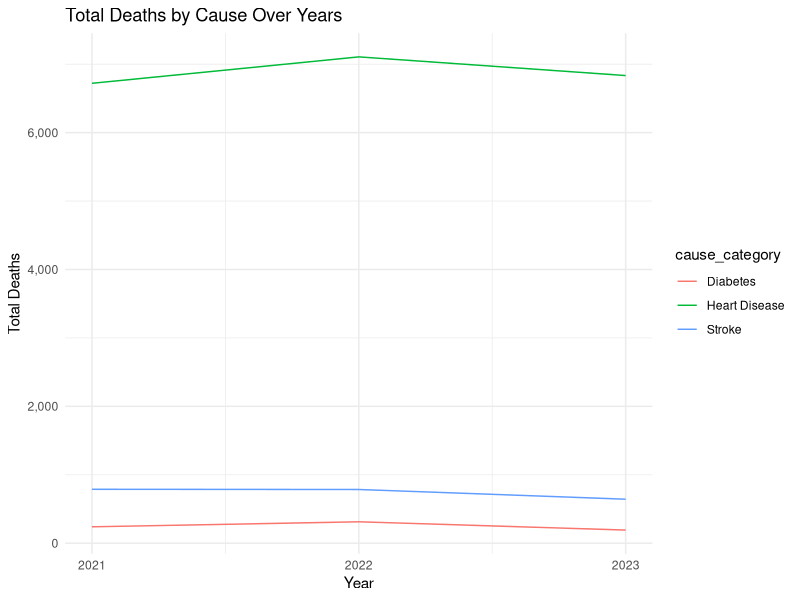
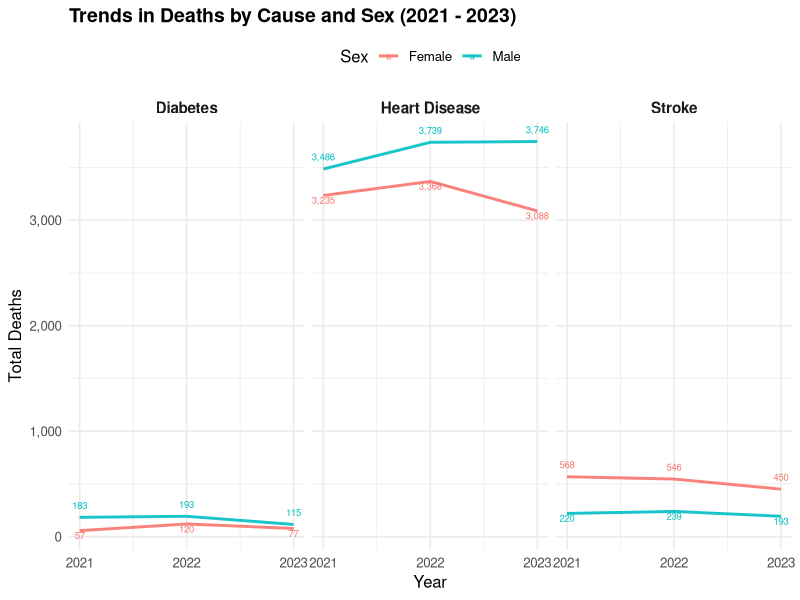
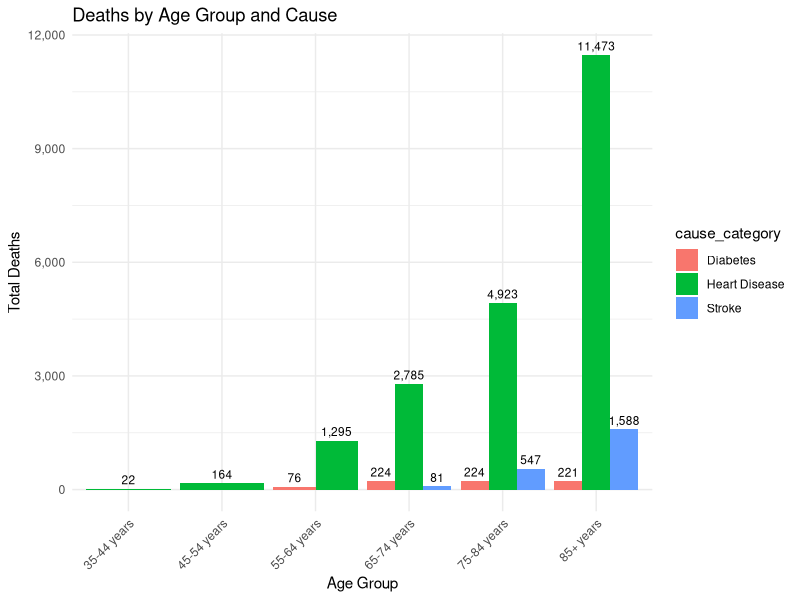
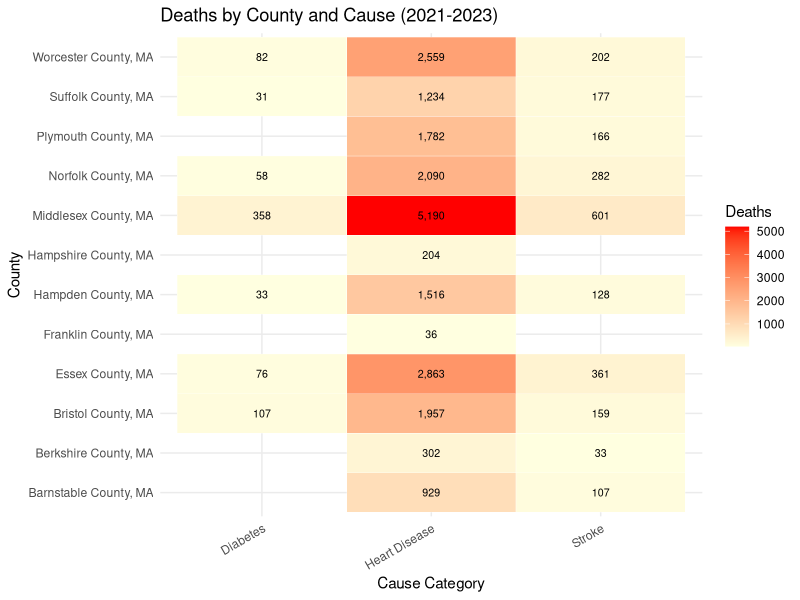
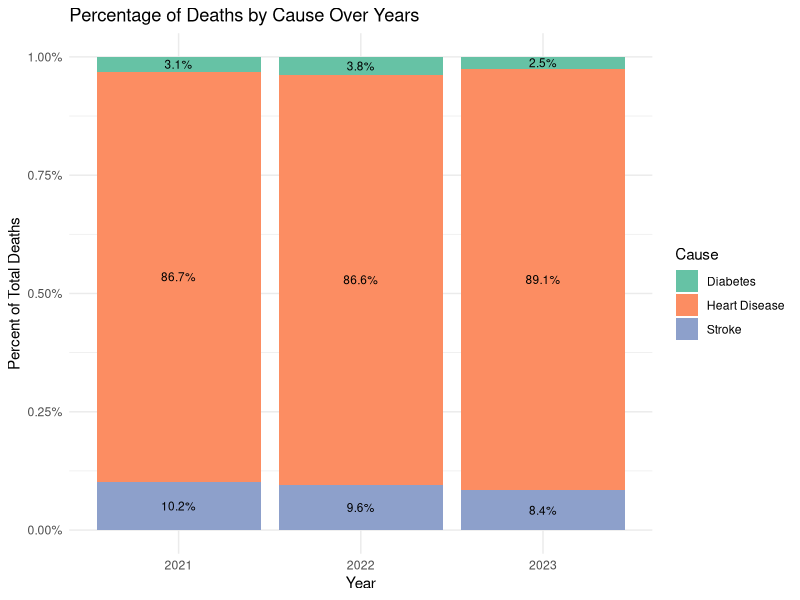

Source code (R) for these figures, in order:
## ---- chunk 1
# Load required packages
library(tidyverse)
library(readxl)
library(here)
library(scales)
library(dplyr)
library(ggplot2)
library(knitr)
library(tidyr)

# Set default chunk options
knitr::opts_chunk$set(
  echo = TRUE,          # Show code
  warning = FALSE,      # Hide warnings
  message = FALSE       # Hide messages
)

# Source project functions

# Load processed data
clean_data <- read_csv(here("data/processed/clean_data.csv"))
mort_selected <- read_csv(here("data/processed/mort_selected.csv"))
## ---- chunk 2

# Create description table
descriptions <- tribble(
  ~variable, ~ description, 
  "Notes", "Placeholder or unused notes column; appears to contain only NA.",
  "county", "Full county name in Massachusetts where deaths were recorded.",
  "county_code", "5-digit county FIPS code identifying each Massachusetts county.",
  "cause", "Specific ICD-10 cause of death text as reported.",
  "cause_code", "ICD-10 code corresponding to the detailed cause of death.",
  "year", "Calendar year of death (numeric).",
  "year_code", "Duplicate numeric year variable (may have originated from WONDER export).",
  "age_group", "Age group of decedent, formatted as a labeled age range.",
  "age_code", "Simplified age code used in WONDER export.",
  "sex", "Sex of deceased.",
  "sex_code", "One-letter encoded sex variable.",
  "deaths", "Number of deaths recorded for the given county–cause–age–sex group.",
  "cause_category", "Collapsed cause groups used for analysis."
)


# Pull variable types
types <- mort_selected %>%
  summarise(across(everything(), ~ class(.x)[1])) %>%
  pivot_longer(everything(), names_to = "variable", values_to = "type")

# Pull value summaries (shortened for readability)
values <- mort_selected %>%
  summarise(across(everything(), ~ {
    if (is.character(.x)) {
      paste(sort(unique(.x)), collapse = ", ")
    } else if (is.numeric(.x)) {
      paste0(min(.x, na.rm = TRUE), " - ", max(.x, na.rm = TRUE)) 
    } else{
      paste("Other Type")
    }
  } )) %>%
  pivot_longer(everything(), names_to = "variable", values_to = "values")

# Combine all components
codebook_table <- types %>%
  left_join(descriptions, by = "variable") %>%
  left_join(values, by = "variable")

kable(codebook_table,
      caption = "Codebook for CDC WONDER MA Mortality (2021 - 2023)",
      col.names = c("Variable", "Type", "Description", "Values"))

## ---- chunk 3

overall_by_cause <- clean_data %>%
  filter(cause_category %in% c("Heart Disease", "Diabetes", "Stroke")) %>%
  group_by(cause_category) %>%
  summarise(total_deaths = sum(deaths, na.rm = TRUE)) %>%
  mutate(total_deaths = comma(total_deaths)) %>%
  arrange(desc(total_deaths))

# overall_by_cause

knitr::kable(overall_by_cause,
            caption = "Total Deaths by Disease from 2021 to 2023",
            col.names = c("Chronic Disease Category", "Total Deaths"))

## ---- chunk 4

ggplot(mort_selected, aes(x = year, y = deaths, color = cause_category)) +
  geom_line(stat = "summary", fun = sum) +
  scale_x_continuous(breaks = c(2021, 2022, 2023)) +
  scale_y_continuous(labels = comma) +
  labs(title = "Total Deaths by Cause Over Years",
       x = "Year", y = "Total Deaths") +
  theme_minimal()

## ---- chunk 5

overall_by_sex <- clean_data %>%
  group_by(sex) %>%
  summarise(total_deaths = sum(deaths, na.rm = TRUE)) %>%
  mutate(total_deaths = comma(total_deaths))

knitr::kable(overall_by_sex,
             caption = "Total Deaths per sex (2021-2023)",
             col.names = c("Sex", "Total Deaths"))

sex_by_cause <- clean_data %>%
filter(cause_category %in% c("Heart Disease", "Diabetes", "Stroke")) %>%
group_by(sex, cause_category) %>%
summarise(total_deaths = sum(deaths, na.rm = TRUE))

sex_by_cause_wide <- sex_by_cause %>%
  pivot_wider(names_from = cause_category,
              values_from = total_deaths) %>%
  mutate(`Heart Disease` = comma(`Heart Disease`),
         Diabetes = comma(Diabetes),
         Stroke = comma(Stroke))

knitr::kable(sex_by_cause_wide,
             caption = "Total Deaths per Sex by Cause Category", 
             col.names = c("Sex", "Diabetes", "Heart Disease", "Stroke"))


## ---- chunk 6

deaths_trend <- mort_selected %>%
  filter(cause_category %in% c("Heart Disease", "Diabetes", "Stroke")) %>%
  group_by(year, cause_category, sex) %>%
  summarise(total_deaths = sum(deaths, na.rm = TRUE), .groups = "drop")

ggplot(deaths_trend, aes(x = year, y = total_deaths, color = sex, group = sex)) +
  
  # Lines
  geom_line(size = 1, alpha = 0.9) +
  
  # Text labels with sex-specific positions
  geom_text(
    aes(
      label = scales::comma(total_deaths), 
      vjust = case_when(
        # --- Heart Disease + Diabetes --- 
        cause_category %in% c("Heart Disease", "Diabetes") & sex == "Male" ~ -1.2, # above
        cause_category %in% c("Heart Disease", "Diabetes") & sex == "Female" ~ 1.2, # below
        
        # --- Stroke ---
        cause_category %in% c("Stroke") & sex == "Male" ~ 1.2, # above
        cause_category %in% c("Stroke") & sex == "Female" ~ -1.2, # above
        
        )), # women above, men below - HMMM
    size = 2.4
    ) +
  
  facet_wrap(~cause_category, scales = "fixed") +
  scale_x_continuous(breaks = c(2021, 2022, 2023)) +
  scale_y_continuous(labels = scales::comma) +
  
  labs(
    title = "Trends in Deaths by Cause and Sex (2021 - 2023)",
    x = "Year", 
    y = "Total Deaths", 
    color = "Sex"
  ) +
  
  theme_minimal(base_size = 12) +
  theme(
    strip.text = element_text(size = 11, face = "bold"),
    legend.position = "top",
    plot.title = element_text(face = "bold", size = 14)
  )
## ---- chunk 7

# Make sure age_group is clean
deaths_by_age <- mort_selected %>%
  filter(!is.na(age_group)) %>%
  mutate(age_group = str_trim(age_group)) %>%
  group_by(cause_category, age_group) %>%
  summarise(total_deaths = sum(deaths, na.rm = TRUE), .groups = "drop")

#age_levels <- c("35-44", "45-54", "55-64", "65-74", "75-84", "85+")
#deaths_by_age <- deaths_by_age %>%
#  mutate(age_group = factor(age_group, levels = age_levels))

# Pivot wide for reporting
deaths_by_age_wide <- deaths_by_age %>%
  pivot_wider(names_from = cause_category,
              values_from = total_deaths,
              values_fill = 0) # %>%
#  arrange(factor(age_group, levels = age_levels)) # Ensures the youngest are at the top

# Print table
knitr::kable(
  deaths_by_age_wide %>%
    mutate(across(-age_group, scales::comma)),
  caption = "Deaths by Age Group",
  col.names = c("Age Group", "Diabetes", "Heart Disease", "Stroke"))

# Bar plot
ggplot(deaths_by_age, aes(x = age_group, y = total_deaths, fill = cause_category)) +
  geom_col(position = position_dodge(width = 0.9)) +
  geom_text(aes(label = scales::comma(total_deaths)),
            position = position_dodge(width = 0.9),
            vjust = -0.5,
            size = 3) +
  scale_y_continuous(labels = scales::label_comma()) +
  labs(title = "Deaths by Age Group and Cause",
       x = "Age Group", y = "Total Deaths") +
  theme_minimal() +
  theme(axis.text.x = element_text(angle = 45, hjust = 1))
## ---- chunk 8

deaths_by_county <- mort_selected %>%
  group_by(cause_category, county) %>%
  summarise(total_deaths = sum(deaths, na.rm = TRUE), .groups = "drop") %>%
  arrange(cause_category, desc(total_deaths))

deaths_by_county_wide <- deaths_by_county %>%
  pivot_wider(names_from = cause_category, 
              values_from = total_deaths, 
              values_fill = 0) %>%
  arrange(desc(`Heart Disease`), desc(Stroke)) %>%
  mutate(county = factor(county, levels = county),
         `Heart Disease` = comma(`Heart Disease`),
         Diabetes = comma(Diabetes), 
         Stroke = comma(Stroke))

knitr::kable(
  deaths_by_county_wide,
  caption = "Total Deaths by County and Cause Category (2021-2023)"
)

county_cause <- mort_selected %>%
  group_by(county, cause_category) %>%
  summarise(total_deaths = sum(deaths, na.rm = TRUE), .groups = "drop")

ggplot(county_cause, aes(x = cause_category, y = county, fill = total_deaths)) + 
  geom_tile(color = "white") + 
  geom_text(aes(label = comma(total_deaths)), color = "black", size = 2.7) +
  scale_fill_gradient(low = "lightyellow", high = "red") +
  labs(
    title = "Deaths by County and Cause (2021-2023)",
    x = "Cause Category", y = "County", fill = "Deaths"
  ) +
  theme_minimal() +
  theme(axis.text.x = element_text(angle = 30, hjust = 1))
## ---- chunk 9

cause_year <- mort_selected %>%
  group_by(year, cause_category) %>%
  summarise(total_deaths = sum(deaths, na.rm = TRUE), .groups = "drop") %>%
  group_by(year) %>%
  mutate(percent = total_deaths / sum(total_deaths) * 100)

ggplot(cause_year, aes(x = factor(year), 
                       y = total_deaths, fill = cause_category)) +
  geom_col(position = "fill") +
  geom_text(aes(label = paste0(round(percent, 1), "%")), 
            position = position_fill(vjust = 0.5), size = 3) +
  scale_fill_brewer(palette = "Set2") +
  labs(title = "Percentage of Deaths by Cause Over Years",, 
       x = "Year", y = "Percent of Total Deaths", fill = "Cause") +
  scale_y_continuous(labels = scales::percent_format(scale = 1)) +
  theme_minimal()
